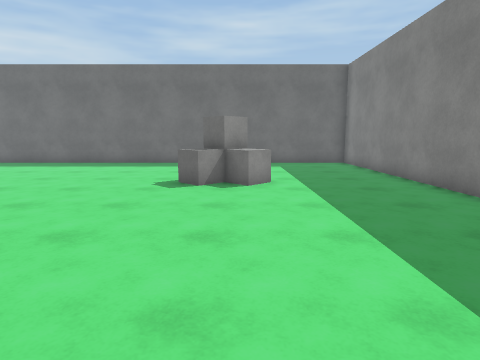
[1] (above)

20 first-person views from a walk through a scene from a Unity 3-D project. The camera is 1.4 m above the floor, tilts 8° down and sees 75° across. The floor is counted in squares, 1 m on a side. Each view is taken from the middle of a square. On the plan, view 1 faces up. The plan holds only what a view shows up to about 14 squares ahead; the rest is blank. Surface patterns are stand-ins for the level's own textures.

[2]
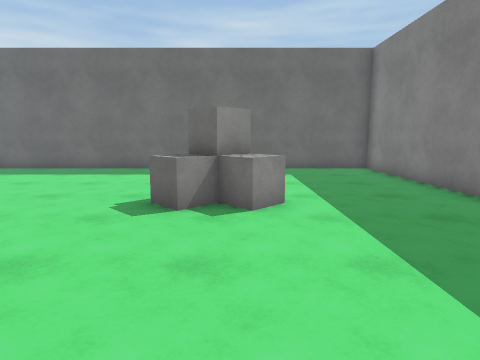

[3]
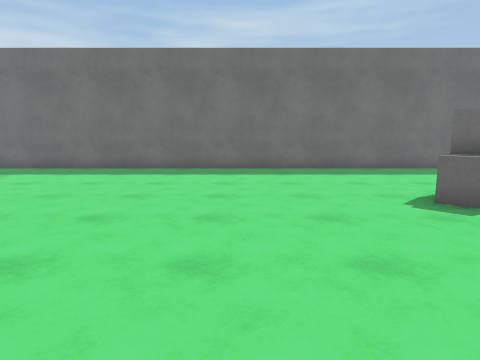

[4]
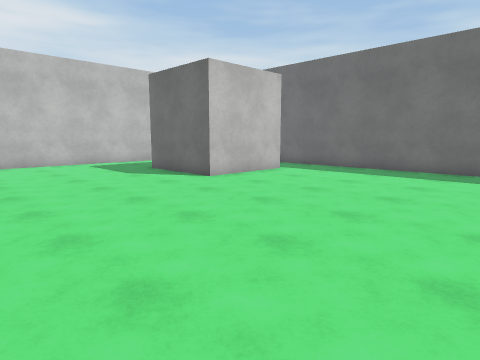

[5]
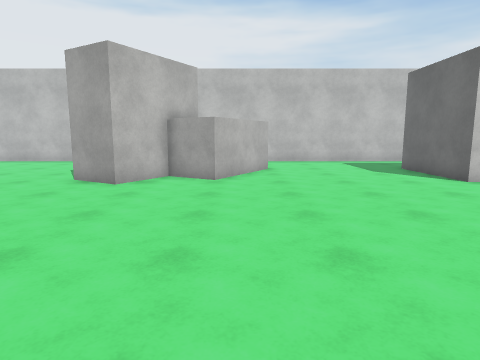

[6]
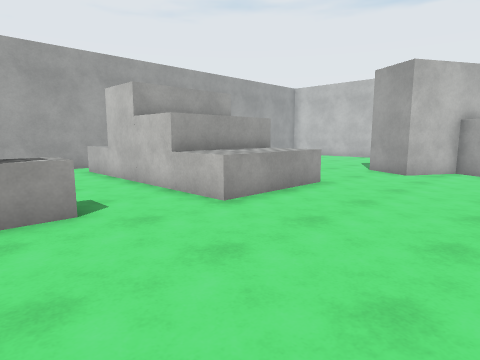

[7]
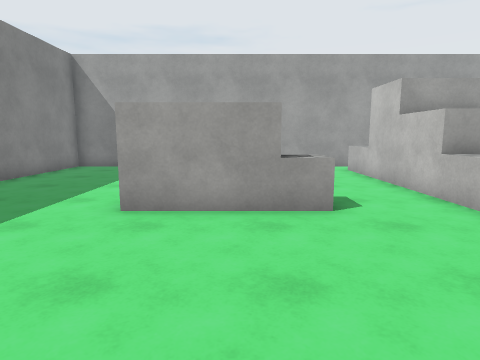

[8]
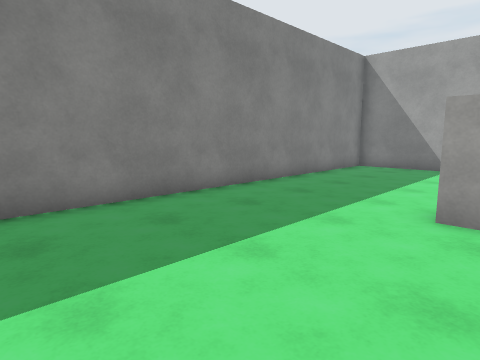

[9]
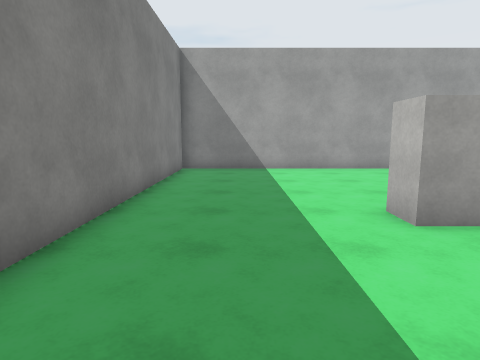

[10]
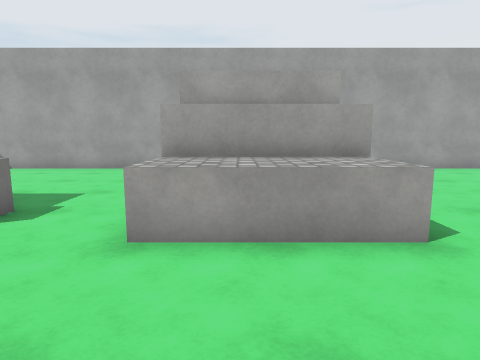

[11]
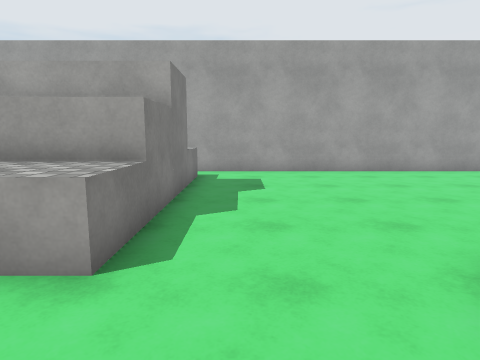

[12]
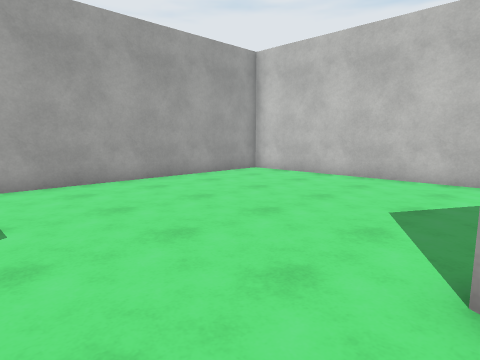

[13]
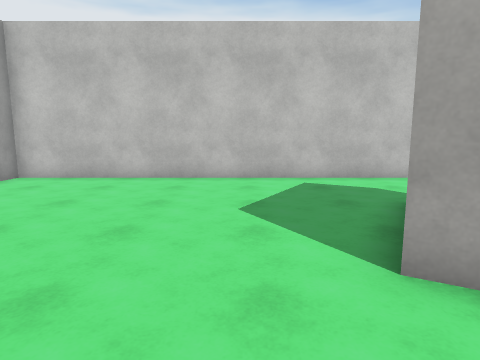

[14]
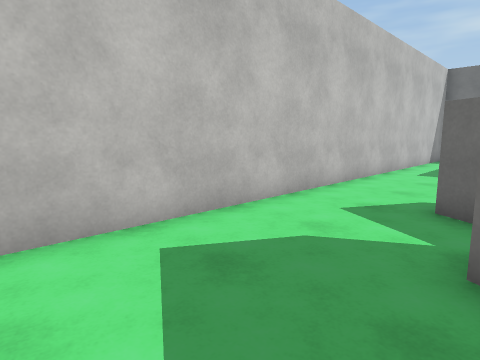

[15]
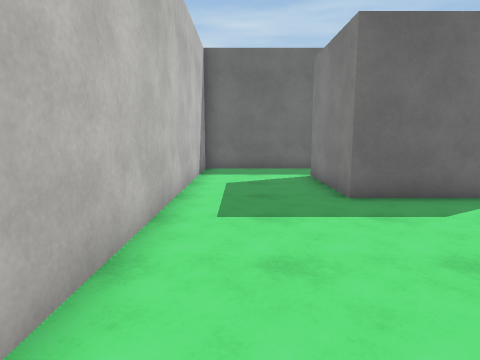

[16]
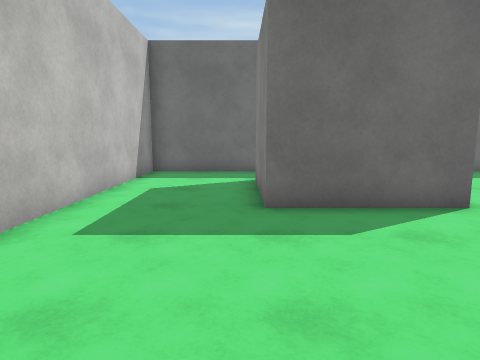

[17]
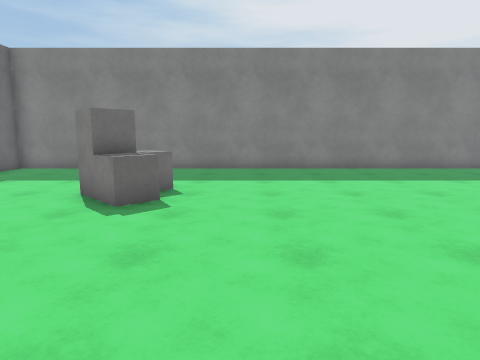

[18]
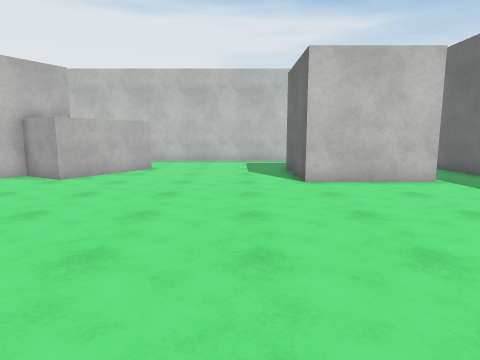

[19]
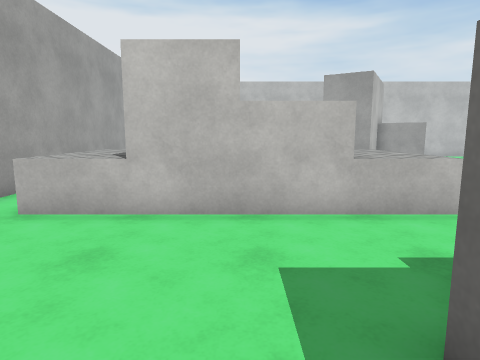

[20]
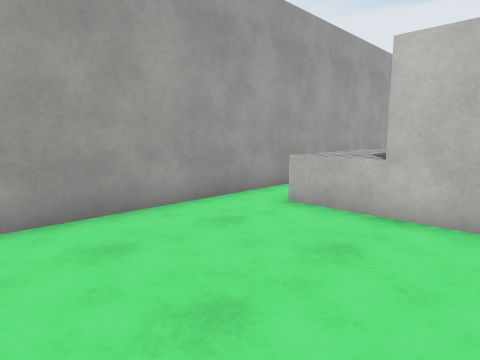

### Floor plan
Points are (right, up) in squares from view 1. A wall is a line through its corners. A room is listed if a view was taken in it or the views show most of it. See-through windows are left out.
Room 1 (views 1, 2, 3, 4, 5, 6, 7, 8, 9, 10, 11, 12, 13, 14, 15, 16, 17, 18, 19, 20)
walls: (-6.5, -2) (-6.5, -10); (-10.6, -4) (-6.5, -4); (-18.5, 4.2) (-15, 2.2) (-16, 0.5) (-14, -0.6) (-15, -2.4); (-18.7, 2.1) (-19.5, 2.5); (-10.5, -8.9) (-10.5, -2); (-14.5, 14.1) (-14.5, 10) (-18.5, 10) (-18.5, 14); (5.5, 16.5) (-22.5, 16.5) (-22.5, -11.5) (5.5, -11.5) (5.5, 16.5)
low walls: (-10.5, -2) (-6.5, -2); (-10.5, -9.8) (-10.5, -9)
objects: cube (-4, -4) to (-3, -3); cube (-2, -5) to (-1, -3); cube (-2, 9) to (-1, 9); block (-1, -4) to (0, -3); cube (-1, 10) to (-1, 11); cube (0, 9) to (1, 10)

Where each view was taken, in squares from view 1:
view 1: 0 up, 0 right, facing up
view 2: 3 up, 0 right, facing up
view 3: 3 up, 6 left, facing up
view 4: 3 up, 6 left, facing up-left
view 5: 3 up, 5 left, facing left
view 6: 3 up, 2 left, facing down-left
view 7: 3 up, 2 left, facing down
view 8: 3 up, 1 left, facing down-right
view 9: 2 up, 3 right, facing down
view 10: 2 up, 8 left, facing down
view 11: 1 up, 12 left, facing down
view 12: 2 down, 12 left, facing down-left
view 13: 4 down, 12 left, facing left
view 14: 4 down, 18 left, facing up-left
view 15: 3 up, 21 left, facing up
view 16: 4 up, 19 left, facing up
view 17: 7 up, 8 left, facing right
view 18: 8 up, 5 left, facing left
view 19: 6 down, 1 left, facing left
view 20: 6 down, 1 left, facing down-left
